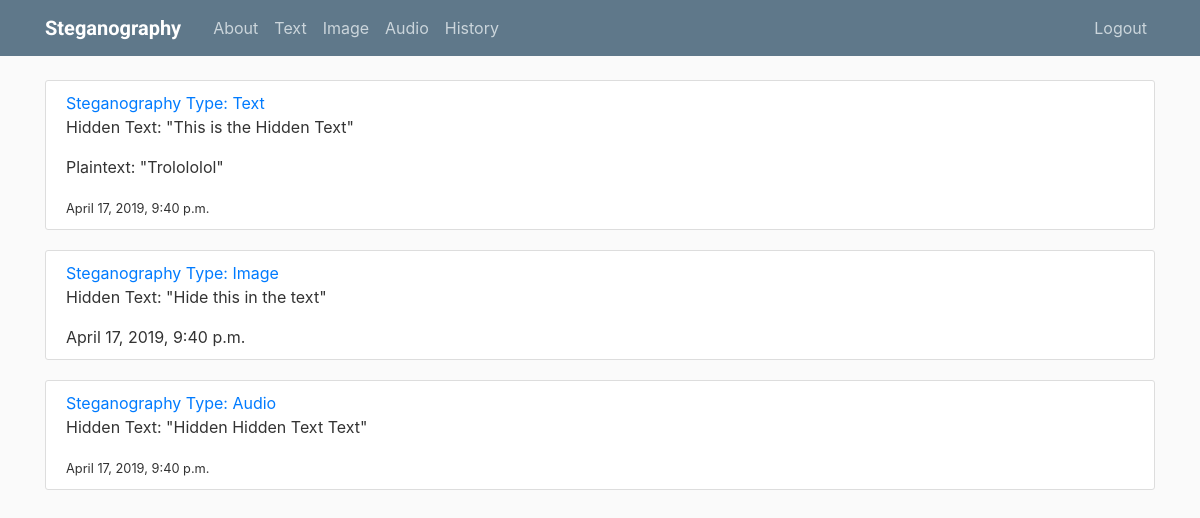
Page /history/ (signed in) on the committed database.
### audio_steg/models.py (models this page shows, shortened)
class Post(models.Model):
    stegtype = models.CharField(max_length=20)
    hiddentext = models.TextField(max_length=60)
    date = models.DateTimeField(default=timezone.now)
    stegtext = models.CharField(max_length=300)
    stegimage = models.ImageField(default='default.jpeg',upload_to='steg_image')
    author = models.ForeignKey(User, on_delete=models.CASCADE)

### audio_steg/views.py (the view)
# urls.py: path('history/',login_required(HistoryListView.as_view()), name='steg-history'),
class HistoryListView(ListView):
    model = Post
    template_name = 'audio_steg/history.html'
    context_object_name = 'posts'
    ordering = ['-date']

### audio_steg/templates/audio_steg/history.html (shortened to what this page needs)
{% extends "audio_steg/base.html" %}
{% block content %}
    {% for post in posts %}
        <article class="media content-section">
            <div class="media-body">
                <div class="article-metadata">
                    {% if post.stegtype == "Text" %}
                    <a class="mr-2" href="/welcome">Steganography Type: {{post.stegtype}}</a>
                    <p class="article-content">Hidden Text: "{{ post.hiddentext }}"</p>
                    <p class="article-content">Plaintext: "{{ post.stegtext }}"</p>
                    {% elif post.stegtype == "Image" %}
                    <a class="mr-2" href="/welcome">Steganography Type: {{post.stegtype}}</a>
                    <p class="article-content">Hidden Text: "{{ post.hiddentext }}"</p>
                    {% elif post.stegtype == "Audio" %}
                    <a class="mr-2" href="/welcome">Steganography Type: {{post.stegtype}}</a>
                    <p class="article-content">Hidden Text: "{{ post.hiddentext }}"</p>
                    {% endif %}
                    <small>{{ post.date }}</small>
                </div>
            </div>
        </article>
    {% endfor %}
{% endblock content %}

### audio_steg/templates/audio_steg/base.html (shortened to what this page needs)
{% load static  %}
<!DOCTYPE html>
<html>
<head>
    <link rel="stylesheet" href="https://maxcdn.bootstrapcdn.com/bootstrap/4.0.0/css/bootstrap.min.css">
    <link rel="stylesheet" href="{% static 'audio_steg/main.css' %}">
</head>
<body>
    <header class="site-header">
        <nav class="navbar navbar-expand-md navbar-dark bg-steel fixed-top">
            <div class="container">
                <a class="navbar-brand mr-4 roboto" href="/welcome"><b>Steganography</b></a>
                    <div class="collapse navbar-collapse" id="navbarToggle">
                        <div class="navbar-nav mr-auto">
                            <a class="nav-item nav-link" href="/about">About</a>
                        {% if user.is_authenticated %}
                            <a class="nav-item nav-link" href="/text">Text</a>
                            <a class="nav-item nav-link" href="/image">Image</a>
                            <a class="nav-item nav-link" href="/audio">Audio</a>
                            <a class="nav-item nav-link" href="/history">History</a>
                        {% endif %}
                        </div>
                        <div class="navbar-nav">
                        {% if user.is_authenticated %}
                            <a class="nav-item nav-link" href="{% url 'logout' %}">Logout</a>
                        {% else %}
                            <a class="nav-item nav-link" href="{% url 'login' %}">Login</a>
                            <a class="nav-item nav-link" href="{% url 'signup' %}">Sign Up</a>
                        {% endif %}
                        </div>
                    </div>
            </div>
        </nav>
    </header>
    <main
        role="main"
        class="container"
        id="content-block"
        >
            {% block content %} {% endblock %}
    </main>
</body>
</html>

### audio_steg/static/audio_steg/main.css (style rules this page uses)
body { background: #fafafa; color: #333333; margin-top: 5rem; }
.bg-steel { background-color: #5f788a; }
.site-header .navbar-nav .nav-link { color: #cbd5db; }
.content-section { background: #ffffff; padding: 10px 20px; border: 1px solid #dddddd; border-radius: 3px; margin-bottom: 20px; }
.roboto { font-family: 'Roboto', sans-serif; }
#content-block { animation: fadein 1.5s; -webkit-animation: fadein 1.5s; -moz-animation: fadein 1.5s; }

### rows in the picture
Post: stegtype "Text", hiddentext "This is the Hidden Text", stegtext "Trolololol", date "April 17, 2019, 9:40 p.m."
Post: stegtype "Image", hiddentext "Hide this in the text", date "April 17, 2019, 9:40 p.m."
Post: stegtype "Audio", hiddentext "Hidden Hidden Text Text", date "April 17, 2019, 9:40 p.m."
